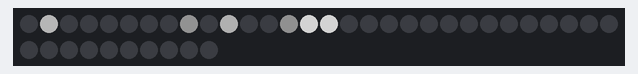
Bench run of a sketch on a simulated ATtiny85, built with avr-gcc and run on an emulated ATtiny85. On the bench: 40 RGB LEDs in strip order, left to right, continuing on the next row. Dim RGB values are drawn brighter than linear.

Above: at 0.16 s.
At 1.09 s:
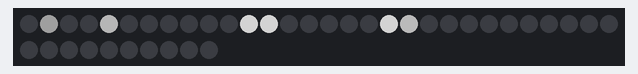
At 2.94 s:
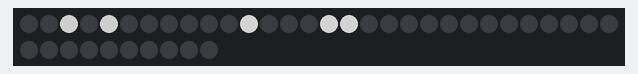
At 6.04 s:
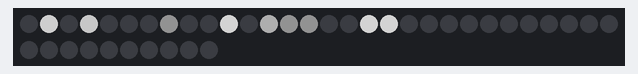
At 8.2 s:
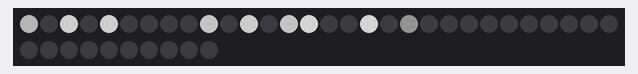
At 11.91 s:
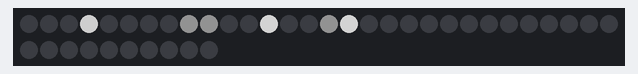

The sketch:

logohula.ino
```cpp
#include <Adafruit_NeoPixel.h>
#ifdef __AVR__
  #include <avr/power.h>
#endif

#define PIN 0

const uint16_t WIDTH = 36;
const uint16_t HEIGHT = 20;

const uint8_t PROGMEM logo[] = {
 0x00,0x00,0x00,0x00,0x00,0x00,0x00,0x00,0x00,0x00,0x00,0x40,0xa4,0x84,0x84,0x84,0x84,0x84,0x84,0x84,0x84,0x84,0x84,0x40,0x00,0x00,0x00,0x00,0x00,0x00,0x00,0x00,0x00,0x00,0x00,0x00
,0x00,0x00,0x00,0x00,0x00,0x00,0x00,0x00,0x00,0x00,0x00,0x84,0xe8,0xe4,0xe4,0xe4,0xe4,0xe4,0xe4,0xe4,0xe4,0xe4,0xe4,0x64,0x00,0x00,0x00,0x00,0x00,0x00,0x00,0x00,0x00,0x00,0x00,0x00
,0x00,0x00,0x00,0x00,0x00,0x00,0x00,0x00,0x00,0x00,0x00,0x84,0xe8,0xe4,0xe4,0xc4,0xe4,0xe4,0xc4,0xc4,0xe4,0xe4,0xe4,0x64,0x00,0x00,0x00,0x00,0x00,0x00,0x00,0x00,0x00,0x00,0x00,0x00
,0x00,0x00,0x00,0x00,0x00,0x00,0x00,0x00,0x00,0x00,0x00,0x00,0x00,0x00,0x00,0x00,0x00,0x00,0x00,0x00,0x00,0x00,0x00,0x00,0x00,0x00,0x00,0x00,0x00,0x00,0x00,0x00,0x00,0x00,0x00,0x00
,0x00,0x00,0x00,0x00,0x00,0x00,0x00,0x00,0x00,0x00,0x00,0x00,0x00,0x00,0x00,0x00,0x24,0x24,0x24,0x00,0x00,0x00,0x00,0x00,0x00,0x00,0x00,0x24,0x00,0x00,0x00,0x00,0x00,0x00,0x00,0x00
,0x00,0x00,0x00,0x00,0x00,0x00,0x24,0xff,0x8e,0x00,0x00,0x00,0x00,0x24,0xb6,0xff,0xff,0xff,0xff,0xff,0x6e,0x00,0x00,0x00,0x00,0x00,0x24,0xff,0xb6,0x00,0x00,0x00,0x00,0x00,0x00,0x00
,0x00,0x00,0x00,0x00,0x00,0x24,0xff,0xff,0xff,0x00,0x00,0x00,0x00,0xff,0xff,0xff,0xdb,0x92,0xdb,0xff,0xff,0xff,0x00,0x00,0x00,0x00,0x6d,0xff,0xff,0xb6,0x00,0x00,0x00,0x00,0x00,0x00
,0x00,0x00,0x00,0x00,0x24,0xff,0xff,0xff,0x20,0x00,0x00,0x00,0xff,0xff,0xff,0x24,0x00,0x00,0x00,0x69,0xff,0xff,0xb6,0x00,0x00,0x00,0x00,0xb7,0xff,0xff,0xb6,0x00,0x00,0x00,0x00,0x00
,0x00,0x00,0x00,0x24,0xff,0xff,0xff,0x20,0x00,0x00,0x00,0x49,0xff,0xff,0x24,0x00,0x00,0x00,0x00,0x00,0x49,0xff,0xff,0x24,0x00,0x00,0x00,0x00,0xb6,0xff,0xff,0xb6,0x00,0x00,0x00,0x00
,0x00,0x00,0x24,0xff,0xff,0xff,0x00,0x00,0x00,0x00,0x00,0xdb,0xff,0xb6,0x00,0x00,0x00,0x00,0x00,0x00,0x00,0xdb,0xff,0x6d,0x00,0x00,0x00,0x00,0x00,0xb6,0xff,0xff,0xb6,0x00,0x00,0x00
,0x00,0x49,0xff,0xff,0xdb,0x00,0x00,0x00,0x00,0x00,0x00,0xff,0xff,0x69,0x00,0x00,0x00,0x00,0x00,0x00,0x00,0xb6,0xff,0x92,0x00,0x00,0x00,0x00,0x00,0x00,0x92,0xff,0xff,0xdb,0x24,0x00
,0x49,0xb6,0xff,0xff,0xb6,0x00,0x00,0x00,0x00,0x00,0x00,0xff,0xff,0x6d,0x00,0x00,0x00,0x00,0x00,0x00,0x00,0xb6,0xff,0xb6,0x00,0x00,0x00,0x00,0x00,0x00,0x49,0xff,0xff,0xff,0x45,0x00
,0x00,0x00,0x92,0xff,0xff,0x92,0x00,0x00,0x00,0x00,0x00,0xb6,0xff,0xdb,0x00,0x00,0x00,0x00,0x00,0x00,0x00,0xff,0xff,0x92,0x00,0x00,0x00,0x00,0x00,0x49,0xff,0xff,0xff,0x24,0x00,0x00
,0x00,0x00,0x00,0x92,0xff,0xff,0x92,0x00,0x00,0x00,0x00,0x24,0xff,0xff,0x45,0x00,0x00,0x00,0x00,0x00,0x92,0xff,0xff,0x92,0x00,0x00,0x00,0x00,0x49,0xff,0xff,0xff,0x24,0x00,0x00,0x00
,0x00,0x00,0x00,0x00,0x92,0xff,0xff,0x92,0x00,0x00,0x00,0x00,0xdb,0xff,0xff,0x49,0x00,0x00,0x24,0xb6,0xff,0xff,0xff,0x92,0x00,0x00,0x00,0x6d,0xff,0xff,0xff,0x24,0x00,0x00,0x00,0x00
,0x00,0x00,0x00,0x00,0x00,0x92,0xff,0xff,0xb6,0x00,0x00,0x00,0x00,0xdb,0xff,0xff,0xff,0xff,0xff,0xff,0xdb,0xff,0xff,0xb6,0x00,0x00,0x49,0xff,0xff,0xff,0x24,0x00,0x00,0x00,0x00,0x00
,0x00,0x00,0x00,0x00,0x00,0x00,0x6e,0xff,0xdb,0x00,0x00,0x00,0x00,0x00,0x49,0xb6,0xff,0xff,0xff,0x92,0x00,0x6d,0xdb,0x6d,0x00,0x00,0x49,0xff,0xff,0x24,0x00,0x00,0x00,0x00,0x00,0x00
,0x00,0x00,0x00,0x00,0x00,0x00,0x00,0x6e,0x24,0x00,0x00,0x00,0x00,0x00,0x00,0x00,0x49,0x49,0x24,0x00,0x00,0x00,0x00,0x00,0x00,0x00,0x00,0x92,0x49,0x00,0x00,0x00,0x00,0x00,0x00,0x00
,0x00,0x00,0x00,0x00,0x00,0x00,0x00,0x00,0x00,0x00,0x00,0x00,0x00,0x00,0x00,0x00,0x00,0x00,0x00,0x00,0x00,0x00,0x00,0x00,0x00,0x00,0x00,0x00,0x00,0x00,0x00,0x00,0x00,0x00,0x00,0x00
,0x00,0x00,0x00,0x00,0x00,0x00,0x00,0x00,0x00,0x00,0x00,0x00,0x00,0x00,0x00,0x00,0x00,0x00,0x00,0x00,0x00,0x00,0x00,0x00,0x00,0x00,0x00,0x00,0x00,0x00,0x00,0x00,0x00,0x00,0x00,0x00
};

Adafruit_NeoPixel strip = Adafruit_NeoPixel(40, PIN, NEO_GRB + NEO_KHZ800);

void setup() {
  // This is for Trinket 5V 16MHz, you can remove these three lines if you are not using a Trinket
  #if defined (__AVR_ATtiny85__)
    if (F_CPU == 16000000) clock_prescale_set(clock_div_1);
  #endif
  // End of trinket special code

  strip.setBrightness(127);
  strip.begin();
  strip.show(); // Initialize all pixels to 'off'
}

void loop() {
  uint16_t i, j;
  uint8_t color;

  for(j=0; j<WIDTH; j++) {
    for(i=0; i<HEIGHT; i++) {
        color = logo[j+(i*HEIGHT)];
        strip.setPixelColor(i, strip.Color(color, color, color));
    }
    strip.show();
    delay(20);
  }
}
```

Measured:
- by itself, everything shown: repeats every 11.1 s, in 36 steps
